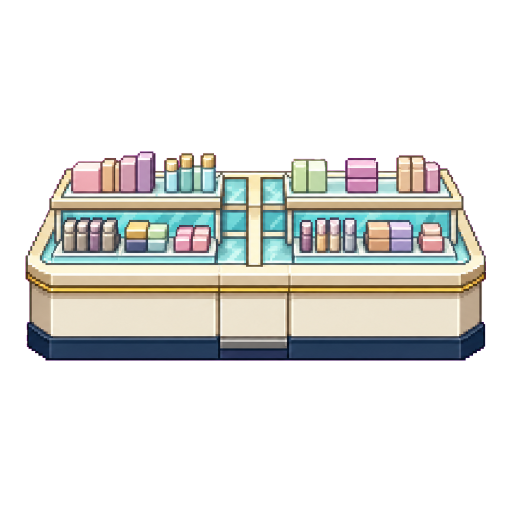
#> input picture game/assets/airport-reference-v2/processed/beauty-display-island-v2/clean.png, 1024 x 1024 px, found by its file name (shown at 1/2 size)
$ python finalize-information-kiosk-v2.py
#> lines starting #> are read from the running program, lines starting #| are printed output that depends on the picture; after the words box and inside, x2 and y2 are one past the last pixel; in counts of white or black regions, pixels touching at a corner belong together
### scripts/pixel_art_finalize.py
"""Shared deterministic finalization for EverrichRPG generated pixel assets."""

from PIL import Image


PROJECT_PALETTE = (
    "0A0912", "0D1825", "132234", "233343", "312D3C", "553B32",
    "FEFBF6", "F6F2E9", "F8E9D6", "F1E4D1", "EACEA9", "D8C0A2", "CEAB7E", "AB9374",
    "083C71", "0E568C", "176FA8", "2C5A6C", "3B8FA8", "73D8D8", "9AF0EA", "D3FFFF",
    "6B4924", "8A642E", "A27847", "D1A14B", "FADBAB",
    "705E4B", "ABA79D", "C1C3BA", "DAD4C9", "F1EBE0",
    "C94F4F", "619788", "D67C9C", "8D6FB2",
)


def _palette_image() -> Image.Image:
    values: list[int] = []
    for color in PROJECT_PALETTE:
        values.extend(int(color[index:index + 2], 16) for index in (0, 2, 4))
    first_color = values[:3]
    while len(values) < 768:
        values.extend(first_color)
    palette = Image.new("P", (1, 1))
    palette.putpalette(values)
    return palette


def quantize_to_project_palette(image: Image.Image, alpha_threshold: int = 144) -> Image.Image:
    rgba = image.convert("RGBA")
    alpha = rgba.getchannel("A").point(lambda value: 255 if value >= alpha_threshold else 0)
    indexed = rgba.convert("RGB").quantize(
        palette=_palette_image(),
        dither=Image.Dither.NONE,
    )
    result = indexed.convert("RGBA")
    result.putalpha(alpha)
    return result

### scripts/finalize-information-kiosk-v2.py
#!/usr/bin/env python3
"""Finalize the generated information kiosk at 2x game display density."""

from pathlib import Path

from PIL import Image
from pixel_art_finalize import quantize_to_project_palette


ROOT = Path(__file__).resolve().parents[1]
ASSET_DIR = ROOT / "public" / "assets" / "props" / "information-kiosk-v2"


def main() -> None:
    source = Image.open(ASSET_DIR / "processed" / "clean.png").convert("RGBA")
#> source is the input picture: PIL image 1024x1024 RGBA; mean R, G, B, A 55.8, 55.8, 52.4, 84.1
    bounds = source.getchannel("A").getbbox()
#> bounds = (51, 303, 972, 721)
    if bounds is None:
        raise ValueError("Processed kiosk contains no opaque pixels")

    source = source.crop(bounds)
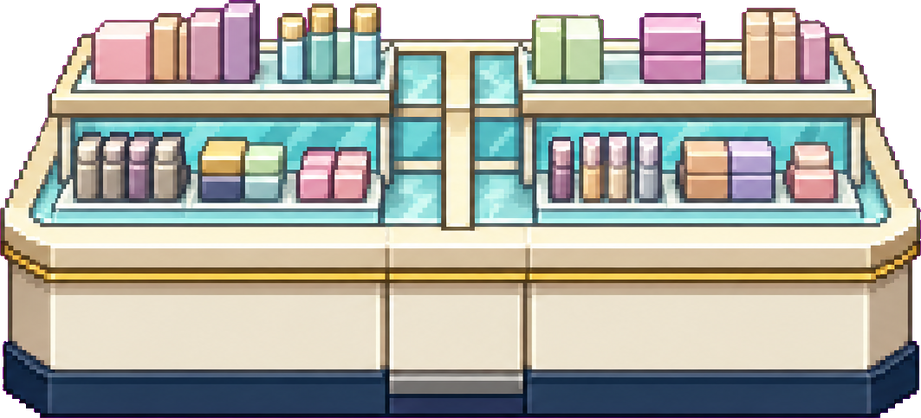
#> source: PIL image 921x418 RGBA; mean R, G, B, A 151.9, 152.1, 142.8, 229.2; transparent parts drawn white
    target_size = (80, 144)
    padding = 6
    scale = min(
        (target_size[0] - padding * 2) / source.width,
        (target_size[1] - padding * 2) / source.height,
    )
#> scale = 0.0738
    fitted_size = (
        max(1, round(source.width * scale)),
        max(1, round(source.height * scale)),
    )
#> fitted_size = (68, 31)
    fitted = source.resize(fitted_size, Image.Resampling.LANCZOS)
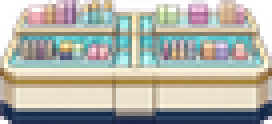
#> fitted: PIL image 68x31 RGBA (shown 4 times larger); mean R, G, B, A 158.5, 158.4, 148.4, 229.3; transparent parts drawn white
    canvas = Image.new("RGBA", target_size, (0, 0, 0, 0))
#> canvas: PIL image 80x144 RGBA; every value is 0
    x = (target_size[0] - fitted.width) // 2
#> x = 6
    y = target_size[1] - padding - fitted.height
#> y = 107
    canvas.alpha_composite(fitted, (x, y))
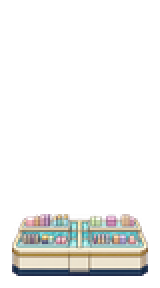
#> canvas: PIL image 80x144 RGBA (shown 2 times larger); mean R, G, B, A 29, 29, 27.1, 42; transparent parts drawn white
    quantize_to_project_palette(canvas).save(ASSET_DIR / "prop.png")
#> in quantize_to_project_palette, `alpha = rgba.getchannel("A").point(lambda value: 255 if value >= alpha..`:
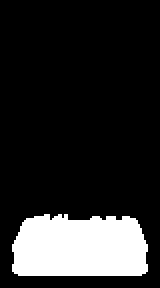
#> alpha: PIL image 80x144 L (shown 2 times larger); 16.3% white; 1 white region, box (x1, y1, x2, y2) and area: (6, 107, 74, 138) 1881
#> in quantize_to_project_palette, `indexed = rgba.convert("RGB").quantize( palette=_palette_image(), dith..`:
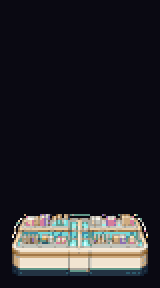
#> indexed: PIL image 80x144 P (shown 2 times larger); mean R, G, B 37.8, 36.5, 41.3
#> in quantize_to_project_palette, `result.putalpha(alpha)`:
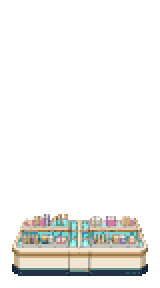
#> result: PIL image 80x144 RGBA (shown 2 times larger); mean R, G, B, A 37.8, 36.5, 41.3, 41.6; transparent parts drawn white
    print(ASSET_DIR / "prop.png")


if __name__ == "__main__":
    main()
